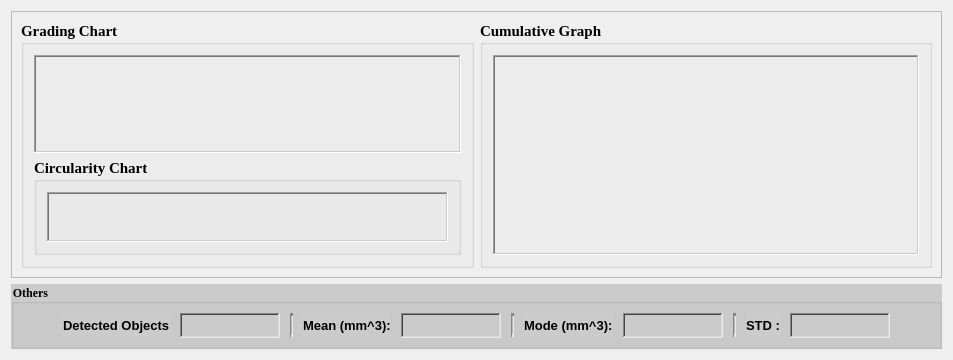
                          <widget class="QWidget" name="tab_2">
                           <property name="toolTip">
                            <string>&lt;html&gt;&lt;head/&gt;&lt;body&gt;&lt;p&gt;Grading Charts&lt;/p&gt;&lt;/body&gt;&lt;/html&gt;</string>
                           </property>
                           <attribute name="title">
                            <string>Grading Charts</string>
                           </attribute>
                           <layout class="QVBoxLayout" name="verticalLayout_21">
                            <item>
                             <widget class="QFrame" name="frame_6">
                              <property name="frameShape">
                               <enum>QFrame::StyledPanel</enum>
                              </property>
                              <property name="frameShadow">
                               <enum>QFrame::Raised</enum>
                              </property>
                              <layout class="QHBoxLayout" name="horizontalLayout_21">
                               <item>
                                <widget class="QGroupBox" name="grad_chart">
                                 <property name="minimumSize">
                                  <size>
                                   <width>0</width>
                                   <height>0</height>
                                  </size>
                                 </property>
                                 <property name="font">
                                  <font>
                                   <family>Times New Roman</family>
                                   <pointsize>11</pointsize>
                                   <weight>75</weight>
                                   <bold>true</bold>
                                  </font>
                                 </property>
                                 <property name="title">
                                  <string>Grading Chart</string>
                                 </property>
                                 <layout class="QVBoxLayout" name="verticalLayout_18">
                                  <property name="spacing">
                                   <number>5</number>
                                  </property>
                                  <property name="leftMargin">
                                   <number>10</number>
                                  </property>
                                  <property name="topMargin">
                                   <number>10</number>
                                  </property>
                                  <property name="rightMargin">
                                   <number>10</number>
                                  </property>
                                  <property name="bottomMargin">
                                   <number>10</number>
                                  </property>
                                  <item>
                                   <widget class="QFrame" name="grad_chart_rep_fram">
                                    <property name="minimumSize">
                                     <size>
                                      <width>0</width>
                                      <height>0</height>
                                     </size>
                                    </property>
                                    <property name="font">
                                     <font>
                                      <family>Times New Roman</family>
                                     </font>
                                    </property>
                                    <property name="toolTip">
                                     <string>Grading Chart</string>
                                    </property>
                                    <property name="locale">
                                     <locale language="English" country="UnitedStates"/>
                                    </property>
                                    <property name="frameShape">
                                     <enum>QFrame::WinPanel</enum>
                                    </property>
                                    <property name="frameShadow">
                                     <enum>QFrame::Sunken</enum>
                                    </property>
                                   </widget>
                                  </item>
                                  <item>
                                   <layout class="QHBoxLayout" name="horizontalLayout_grading_percentages_report"/>
                                  </item>
                                  <item>
                                   <widget class="QGroupBox" name="circularity_chart_fram">
                                    <property name="minimumSize">
                                     <size>
                                      <width>0</width>
                                      <height>0</height>
                                     </size>
                                    </property>
                                    <property name="font">
                                     <font>
                                      <family>Times New Roman</family>
                                      <pointsize>11</pointsize>
                                      <weight>75</weight>
                                      <bold>true</bold>
                                     </font>
                                    </property>
                                    <property name="title">
                                     <string>Circularity Chart</string>
                                    </property>
                                    <layout class="QHBoxLayout" name="horizontalLayout_23">
                                     <property name="spacing">
                                      <number>5</number>
                                     </property>
                                     <property name="leftMargin">
                                      <number>10</number>
                                     </property>
                                     <property name="topMargin">
                                      <number>10</number>
                                     </property>
                                     <property name="rightMargin">
                                      <number>10</number>
                                     </property>
                                     <property name="bottomMargin">
                                      <number>10</number>
                                     </property>
                                     <item>
                                      <widget class="QFrame" name="circle_chart_rep_fram">
                                       <property name="minimumSize">
                                        <size>
                                         <width>0</width>
                                         <height>0</height>
                                        </size>
                                       </property>
                                       <property name="font">
                                        <font>
                                         <family>Times New Roman</family>
                                        </font>
                                       </property>
                                       <property name="toolTip">
                                        <string>&lt;html&gt;&lt;head/&gt;&lt;body&gt;&lt;p&gt;Circularity Chart&lt;/p&gt;&lt;/body&gt;&lt;/html&gt;</string>
                                       </property>
                                       <property name="locale">
                                        <locale language="English" country="UnitedStates"/>
                                       </property>
                                       <property name="frameShape">
                                        <enum>QFrame::WinPanel</enum>
                                       </property>
                                       <property name="frameShadow">
                                        <enum>QFrame::Sunken</enum>
                                       </property>
                                       <layout class="QVBoxLayout" name="verticalLayout_23">
                                        <property name="spacing">
                                         <number>10</number>
                                        </property>
                                        <property name="leftMargin">
                                         <number>10</number>
                                        </property>
                                        <property name="topMargin">
                                         <number>10</number>
                                        </property>
                                        <property name="rightMargin">
                                         <number>10</number>
                                        </property>
                                        <property name="bottomMargin">
                                         <number>10</number>
                                        </property>
                                       </layout>
                                      </widget>
                                     </item>
                                    </layout>
                                   </widget>
                                  </item>
                                  <item>
                                   <layout class="QHBoxLayout" name="horizontalLayout_cicularity_percentages_report"/>
                                  </item>
                                 </layout>
                                </widget>
                               </item>
                               <item>
                                <widget class="QFrame" name="frame_12">
                                 <property name="frameShape">
                                  <enum>QFrame::NoFrame</enum>
                                 </property>
                                 <property name="frameShadow">
                                  <enum>QFrame::Raised</enum>
                                 </property>
                                 <layout class="QVBoxLayout" name="verticalLayout_19">
                                  <property name="spacing">
                                   <number>5</number>
                                  </property>
                                  <property name="leftMargin">
                                   <number>0</number>
                                  </property>
                                  <property name="topMargin">
                                   <number>0</number>
                                  </property>
                                  <property name="rightMargin">
                                   <number>0</number>
                                  </property>
                                  <property name="bottomMargin">
                                   <number>0</number>
                                  </property>
                                  <item>
                                   <widget class="QGroupBox" name="circularity_chart_fram_2">
                                    <property name="minimumSize">
                                     <size>
                                      <width>0</width>
                                      <height>0</height>
                                     </size>
                                    </property>
                                    <property name="font">
                                     <font>
                                      <family>Times New Roman</family>
                                      <pointsize>11</pointsize>
                                      <weight>75</weight>
                                      <bold>true</bold>
                                     </font>
                                    </property>
                                    <property name="title">
                                     <string>Cumulative Graph</string>
                                    </property>
                                    <layout class="QHBoxLayout" name="horizontalLayout_29">
                                     <property name="spacing">
                                      <number>5</number>
                                     </property>
                                     <property name="leftMargin">
                                      <number>10</number>
                                     </property>
                                     <property name="topMargin">
                                      <number>10</number>
                                     </property>
                                     <property name="rightMargin">
                                      <number>10</number>
                                     </property>
                                     <property name="bottomMargin">
                                      <number>10</number>
                                     </property>
                                     <item>
                                      <widget class="QFrame" name="cumulative_chart_rep_fram">
                                       <property name="minimumSize">
                                        <size>
                                         <width>0</width>
                                         <height>200</height>
                                        </size>
                                       </property>
                                       <property name="font">
                                        <font>
                                         <family>Times New Roman</family>
                                        </font>
                                       </property>
                                       <property name="toolTip">
                                        <string>&lt;html&gt;&lt;head/&gt;&lt;body&gt;&lt;p&gt;Cumulative Chart&lt;/p&gt;&lt;/body&gt;&lt;/html&gt;</string>
                                       </property>
                                       <property name="locale">
                                        <locale language="English" country="UnitedStates"/>
                                       </property>
                                       <property name="frameShape">
                                        <enum>QFrame::WinPanel</enum>
                                       </property>
                                       <property name="frameShadow">
                                        <enum>QFrame::Sunken</enum>
                                       </property>
                                       <layout class="QVBoxLayout" name="verticalLayout_22">
                                        <property name="spacing">
                                         <number>10</number>
                                        </property>
                                        <property name="leftMargin">
                                         <number>10</number>
                                        </property>
                                        <property name="topMargin">
                                         <number>10</number>
                                        </property>
                                        <property name="rightMargin">
                                         <number>10</number>
                                        </property>
                                        <property name="bottomMargin">
                                         <number>10</number>
                                        </property>
                                       </layout>
                                      </widget>
                                     </item>
                                    </layout>
                                   </widget>
                                  </item>
                                 </layout>
                                </widget>
                               </item>
                              </layout>
                             </widget>
                            </item>
                            <item>
                             <widget class="QGroupBox" name="detect_object_rep">
                              <property name="minimumSize">
                               <size>
                                <width>0</width>
                                <height>0</height>
                               </size>
                              </property>
                              <property name="maximumSize">
                               <size>
                                <width>16777215</width>
                                <height>65</height>
                               </size>
                              </property>
                              <property name="font">
                               <font>
                                <family>Times New Roman</family>
                                <pointsize>9</pointsize>
                                <weight>75</weight>
                                <bold>true</bold>
                               </font>
                              </property>
                              <property name="styleSheet">
                               <string notr="true"> background: #CBCBCB;</string>
                              </property>
                              <property name="title">
                               <string>Others</string>
                              </property>
                              <layout class="QHBoxLayout" name="horizontalLayout_27">
                               <property name="spacing">
                                <number>10</number>
                               </property>
                               <item>
                                <spacer name="horizontalSpacer_9">
                                 <property name="orientation">
                                  <enum>Qt::Horizontal</enum>
                                 </property>
                                 <property name="sizeHint" stdset="0">
                                  <size>
                                   <width>40</width>
                                   <height>20</height>
                                  </size>
                                 </property>
                                </spacer>
                               </item>
                               <item>
                                <layout class="QHBoxLayout" name="horizontalLayout_47">
                                 <item>
                                  <widget class="QLabel" name="DetectObject_2">
                                   <property name="maximumSize">
                                    <size>
                                     <width>200</width>
                                     <height>30</height>
                                    </size>
                                   </property>
                                   <property name="font">
                                    <font>
                                     <pointsize>10</pointsize>
                                     <weight>75</weight>
                                     <bold>true</bold>
                                    </font>
                                   </property>
                                   <property name="text">
                                    <string>Detected Objects</string>
                                   </property>
                                  </widget>
                                 </item>
                                 <item>
                                  <widget class="QLabel" name="n_detected_objects_label_rep_2">
                                   <property name="minimumSize">
                                    <size>
                                     <width>100</width>
                                     <height>25</height>
                                    </size>
                                   </property>
                                   <property name="maximumSize">
                                    <size>
                                     <width>200</width>
                                     <height>35</height>
                                    </size>
                                   </property>
                                   <property name="font">
                                    <font>
                                     <pointsize>10</pointsize>
                                     <weight>75</weight>
                                     <bold>true</bold>
                                    </font>
                                   </property>
                                   <property name="toolTip">
                                    <string>&lt;html&gt;&lt;head/&gt;&lt;body&gt;&lt;p&gt;&lt;span style=&quot; font-weight:400;&quot;&gt;Detected Objects&lt;/span&gt;&lt;/p&gt;&lt;/body&gt;&lt;/html&gt;</string>
                                   </property>
                                   <property name="locale">
                                    <locale language="English" country="UnitedStates"/>
                                   </property>
                                   <property name="frameShape">
                                    <enum>QFrame::WinPanel</enum>
                                   </property>
                                   <property name="frameShadow">
                                    <enum>QFrame::Sunken</enum>
                                   </property>
                                   <property name="text">
                                    <string/>
                                   </property>
                                   <property name="alignment">
                                    <set>Qt::AlignCenter</set>
                                   </property>
                                  </widget>
                                 </item>
                                 <item>
                                  <widget class="Line" name="line_10">
                                   <property name="lineWidth">
                                    <number>3</number>
                                   </property>
                                   <property name="midLineWidth">
                                    <number>1</number>
                                   </property>
                                   <property name="orientation">
                                    <enum>Qt::Vertical</enum>
                                   </property>
                                  </widget>
                                 </item>
                                 <item>
                                  <widget class="QLabel" name="label_30">
                                   <property name="font">
                                    <font>
                                     <pointsize>10</pointsize>
                                     <weight>75</weight>
                                     <bold>true</bold>
                                    </font>
                                   </property>
                                   <property name="text">
                                    <string>Mean (mm^3):</string>
                                   </property>
                                  </widget>
                                 </item>
                                 <item>
                                  <widget class="QLabel" name="mean_label">
                                   <property name="minimumSize">
                                    <size>
                                     <width>100</width>
                                     <height>25</height>
                                    </size>
                                   </property>
                                   <property name="maximumSize">
                                    <size>
                                     <width>200</width>
                                     <height>35</height>
                                    </size>
                                   </property>
                                   <property name="font">
                                    <font>
                                     <pointsize>10</pointsize>
                                     <weight>75</weight>
                                     <bold>true</bold>
                                    </font>
                                   </property>
                                   <property name="mouseTracking">
                                    <bool>true</bool>
                                   </property>
                                   <property name="toolTip">
                                    <string>&lt;html&gt;&lt;head/&gt;&lt;body&gt;&lt;p&gt;&lt;span style=&quot; font-weight:400;&quot;&gt;All grain Mean&lt;/span&gt;&lt;/p&gt;&lt;/body&gt;&lt;/html&gt;</string>
                                   </property>
                                   <property name="frameShape">
                                    <enum>QFrame::WinPanel</enum>
                                   </property>
                                   <property name="frameShadow">
                                    <enum>QFrame::Sunken</enum>
                                   </property>
                                   <property name="text">
                                    <string>&lt;html&gt;&lt;head/&gt;&lt;body&gt;&lt;p align=&quot;center&quot;&gt;&lt;br/&gt;&lt;/p&gt;&lt;/body&gt;&lt;/html&gt;</string>
                                   </property>
                                   <property name="alignment">
                                    <set>Qt::AlignCenter</set>
                                   </property>
                                  </widget>
                                 </item>
                                 <item>
                                  <widget class="Line" name="line_6">
                                   <property name="lineWidth">
                                    <number>3</number>
                                   </property>
                                   <property name="midLineWidth">
                                    <number>1</number>
                                   </property>
                                   <property name="orientation">
                                    <enum>Qt::Vertical</enum>
                                   </property>
                                  </widget>
                                 </item>
                                 <item>
                                  <widget class="QLabel" name="label_32">
                                   <property name="font">
                                    <font>
                                     <pointsize>10</pointsize>
                                     <weight>75</weight>
                                     <bold>true</bold>
                                    </font>
                                   </property>
                                   <property name="text">
                                    <string>Mode (mm^3):</string>
                                   </property>
                                  </widget>
                                 </item>
                                 <item>
                                  <widget class="QLabel" name="mode_label">
                                   <property name="minimumSize">
                                    <size>
                                     <width>100</width>
                                     <height>25</height>
                                    </size>
                                   </property>
                                   <property name="maximumSize">
                                    <size>
                                     <width>200</width>
                                     <height>35</height>
                                    </size>
                                   </property>
                                   <property name="font">
                                    <font>
                                     <pointsize>10</pointsize>
                                     <weight>75</weight>
                                     <bold>true</bold>
                                    </font>
                                   </property>
                                   <property name="mouseTracking">
                                    <bool>true</bool>
                                   </property>
                                   <property name="toolTip">
                                    <string>&lt;html&gt;&lt;head/&gt;&lt;body&gt;&lt;p&gt;&lt;span style=&quot; font-weight:400;&quot;&gt;All grain Mod&lt;/span&gt;&lt;/p&gt;&lt;/body&gt;&lt;/html&gt;</string>
                                   </property>
                                   <property name="frameShape">
                                    <enum>QFrame::WinPanel</enum>
                                   </property>
                                   <property name="frameShadow">
                                    <enum>QFrame::Sunken</enum>
                                   </property>
                                   <property name="text">
                                    <string>&lt;html&gt;&lt;head/&gt;&lt;body&gt;&lt;p align=&quot;center&quot;&gt;&lt;br/&gt;&lt;/p&gt;&lt;/body&gt;&lt;/html&gt;</string>
                                   </property>
                                   <property name="alignment">
                                    <set>Qt::AlignCenter</set>
                                   </property>
                                  </widget>
                                 </item>
                                 <item>
                                  <widget class="Line" name="line_8">
                                   <property name="lineWidth">
                                    <number>3</number>
                                   </property>
                                   <property name="midLineWidth">
                                    <number>1</number>
                                   </property>
                                   <property name="orientation">
                                    <enum>Qt::Vertical</enum>
                                   </property>
                                  </widget>
                                 </item>
                                 <item>
                                  <widget class="QLabel" name="label_36">
                                   <property name="font">
                                    <font>
                                     <pointsize>10</pointsize>
                                     <weight>75</weight>
                                     <bold>true</bold>
                                    </font>
                                   </property>
                                   <property name="text">
                                    <string>STD :</string>
                                   </property>
                                  </widget>
                                 </item>
                                 <item>
                                  <widget class="QLabel" name="std_label">
                                   <property name="minimumSize">
                                    <size>
                                     <width>100</width>
                                     <height>25</height>
                                    </size>
                                   </property>
                                   <property name="maximumSize">
                                    <size>
                                     <width>200</width>
                                     <height>35</height>
                                    </size>
                                   </property>
                                   <property name="font">
                                    <font>
                                     <pointsize>10</pointsize>
                                     <weight>75</weight>
                                     <bold>true</bold>
                                    </font>
                                   </property>
                                   <property name="mouseTracking">
                                    <bool>true</bool>
                                   </property>
                                   <property name="toolTip">
                                    <string>&lt;html&gt;&lt;head/&gt;&lt;body&gt;&lt;p&gt;&lt;span style=&quot; font-weight:400;&quot;&gt;Standard Deviation&lt;/span&gt;&lt;/p&gt;&lt;/body&gt;&lt;/html&gt;</string>
                                   </property>
                                   <property name="frameShape">
                                    <enum>QFrame::WinPanel</enum>
                                   </property>
                                   <property name="frameShadow">
                                    <enum>QFrame::Sunken</enum>
                                   </property>
                                   <property name="text">
                                    <string>&lt;html&gt;&lt;head/&gt;&lt;body&gt;&lt;p align=&quot;center&quot;&gt;&lt;br/&gt;&lt;/p&gt;&lt;/body&gt;&lt;/html&gt;</string>
                                   </property>
                                   <property name="alignment">
                                    <set>Qt::AlignCenter</set>
                                   </property>
                                  </widget>
                                 </item>
                                </layout>
                               </item>
                               <item>
                                <spacer name="horizontalSpacer_3">
                                 <property name="orientation">
                                  <enum>Qt::Horizontal</enum>
                                 </property>
                                 <property name="sizeHint" stdset="0">
                                  <size>
                                   <width>40</width>
                                   <height>20</height>
                                  </size>
                                 </property>
                                </spacer>
                               </item>
                              </layout>
                             </widget>
                            </item>
                           </layout>
                          </widget>
